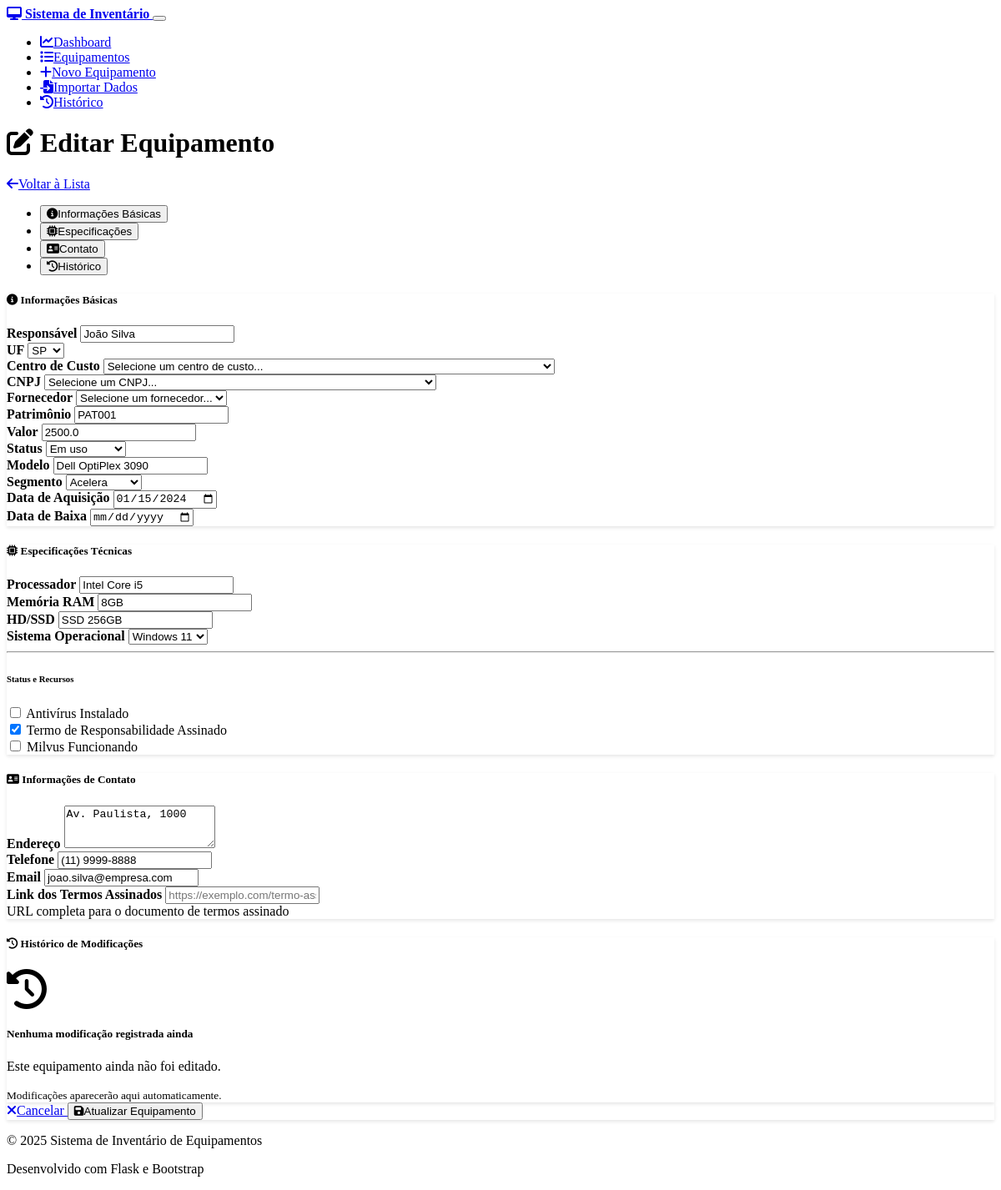
The page /equipment/5/edit on the database as committed earlier.
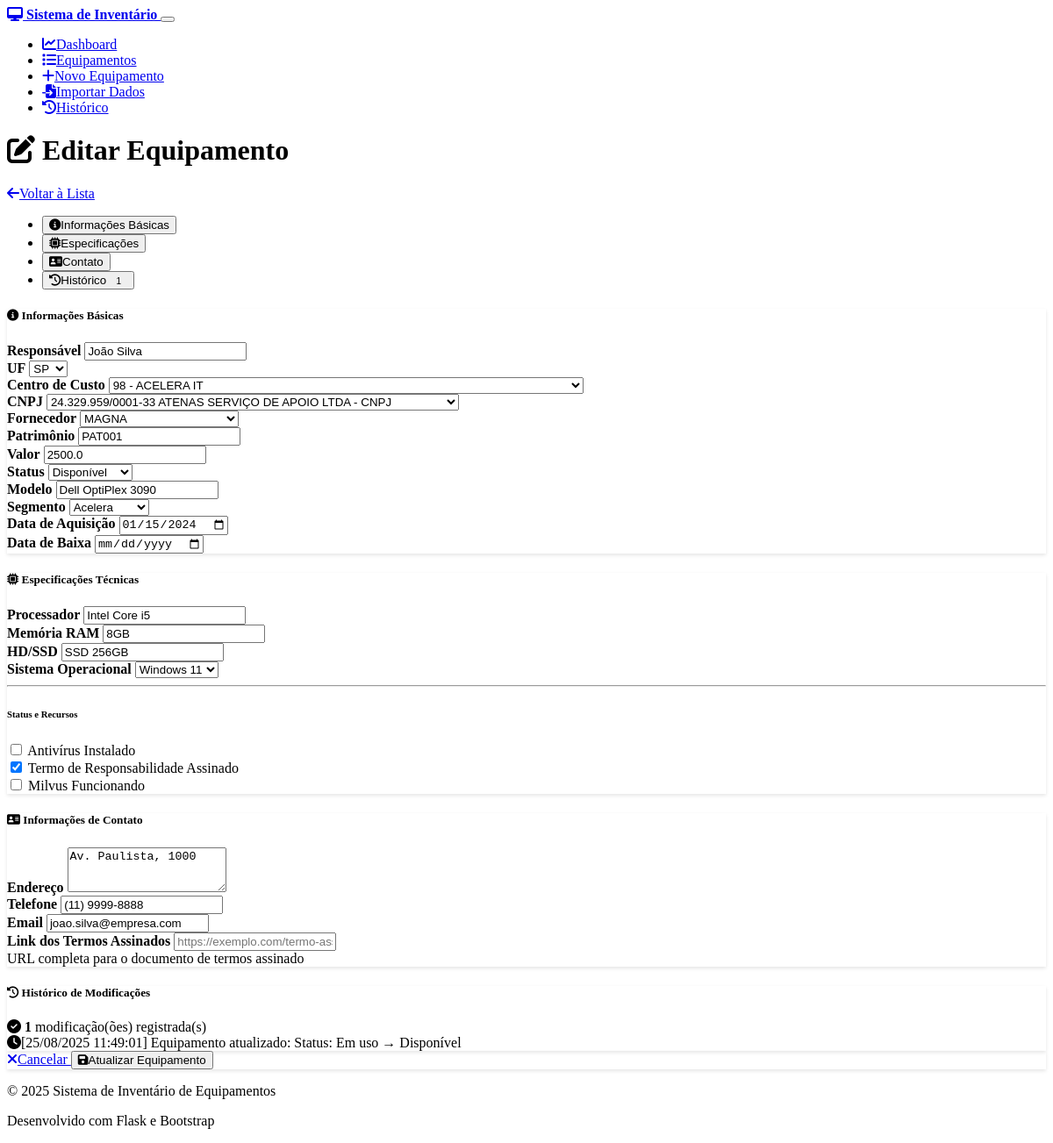
The same page on the database as committed later.
### models.py (models this page shows, shortened)
class Equipment(db.Model):
    __tablename__ = 'equipment'
    id = db.Column(db.Integer, primary_key=True)
    responsavel = db.Column(db.String(100), nullable=False)
    uf = db.Column(db.String(2), nullable=False)
    cc = db.Column(db.String(20), nullable=False)  # Centro de Custo
    cnpj = db.Column(db.Text, nullable=False)  # Mudando para Text para permitir múltiplos CNPJs
    fornecedor = db.Column(db.String(100), nullable=True)  # Novo campo fornecedor
    modelo = db.Column(db.String(100), nullable=False)
    status = db.Column(db.String(50), nullable=False, default='Em uso')
    patrimonio = db.Column(db.String(50), unique=True, nullable=False)
    valor = db.Column(db.Float, nullable=False, default=0.0)
    marca = db.Column(db.String(50), nullable=True)
    processador = db.Column(db.String(100), nullable=True)
    memoria_ram = db.Column(db.String(20), nullable=True)
    hd_ssd = db.Column(db.String(50), nullable=True)
    sistema_operacional = db.Column(db.String(50), nullable=True)
    antivirus = db.Column(db.Boolean, default=False)
    termo_assinado = db.Column(db.Boolean, default=False)
    milvus_funcionando = db.Column(db.Boolean, default=False)
    data_aquisicao = db.Column(db.Date, nullable=True)
    data_baixa = db.Column(db.Date, nullable=True)
    created_at = db.Column(db.DateTime, default=datetime.utcnow)
    updated_at = db.Column(db.DateTime, default=datetime.utcnow, onupdate=datetime.utcnow)
    endereco = db.Column(db.String(200), nullable=True)
    telefone = db.Column(db.String(20), nullable=True)
    email = db.Column(db.String(100), nullable=True)
    link_termos = db.Column(db.String(500), nullable=True)  # Link dos termos assinados
    historico_modificacoes = db.Column(db.Text, nullable=True)  # Histórico de modificações
    def get_history(self):
        import json
        if not self.historico_modificacoes:
            return []
        try:
            historico = json.loads(self.historico_modificacoes)
            if isinstance(historico, list):
                return historico
            else:
                return [str(historico)]
        except:
            return [str(self.historico_modificacoes)]  # Fallback for non-JSON data

### routes.py (the view, shortened to what this page needs)
@app.route('/equipment/<int:id>/edit', methods=['GET', 'POST'])
def equipment_edit(id):
    equipment = Equipment.query.get_or_404(id)
    form = EquipmentForm(obj=equipment)
    return render_template('equipment_form.html', form=form, title='Editar Equipamento', equipment=equipment)

### templates/equipment_form.html (shortened to what the changed rows need)
{% extends "base.html" %}
{% block content %}
<div class="row">
    <div class="col-12">
        <div class="d-flex justify-content-between align-items-center mb-4">
            <h1>
                <i class="fas fa-{% if equipment %}edit{% else %}plus{% endif %} me-2"></i>
                {{ title }}
            </h1>
        </div>
    </div>
</div>
<div class="row">
    <div class="col-12">
        <ul class="nav nav-tabs mb-4" id="equipmentTabs" role="tablist">
            <li class="nav-item" role="presentation">
                <button class="nav-link" id="history-tab" data-bs-toggle="tab" data-bs-target="#history" type="button" role="tab">
                    <i class="fas fa-history me-2"></i>Histórico
                    {% if equipment and equipment.get_history() %}
                        <span class="badge bg-primary ms-1">{{ equipment.get_history()|length }}</span>
                    {% endif %}
                </button>
            </li>
        </ul>
        <form method="POST" novalidate>
            <div class="tab-content" id="equipmentTabContent">
                <div class="tab-pane fade show active" id="basic" role="tabpanel">
                    <div class="card mb-4">
                        <div class="card-body">
                            <div class="row">
                                <div class="col-md-6 mb-3">
                                    {{ form.responsavel.label(class="form-label") }}
                                    {{ form.responsavel(class="form-control" + (" is-invalid" if form.responsavel.errors else "")) }}
                                </div>
                                <div class="col-md-3 mb-3">
                                    {{ form.uf.label(class="form-label") }}
                                    {{ form.uf(class="form-select" + (" is-invalid" if form.uf.errors else "")) }}
                                </div>
                                <div class="col-md-3 mb-3">
                                    {{ form.cc.label(class="form-label") }}
                                    {{ form.cc(class="form-select" + (" is-invalid" if form.cc.errors else "")) }}
                                </div>
                            </div>
                            <div class="row">
                                <div class="col-md-6 mb-3">
                                    {{ form.cnpj.label(class="form-label") }}
                                    {{ form.cnpj(class="form-select" + (" is-invalid" if form.cnpj.errors else "")) }}
                                </div>
                                <div class="col-md-6 mb-3">
                                    {{ form.fornecedor.label(class="form-label") }}
                                    {{ form.fornecedor(class="form-select" + (" is-invalid" if form.fornecedor.errors else "")) }}
                                </div>
                            </div>
                            <div class="row">
                                <div class="col-md-4 mb-3">
                                    {{ form.patrimonio.label(class="form-label") }}
                                    {{ form.patrimonio(class="form-control" + (" is-invalid" if form.patrimonio.errors else "")) }}
                                </div>
                                <div class="col-md-4 mb-3">
                                    {{ form.valor.label(class="form-label") }}
                                    {{ form.valor(class="form-control" + (" is-invalid" if form.valor.errors else ""), step="0.01") }}
                                </div>
                                <div class="col-md-4 mb-3">
                                    {{ form.status.label(class="form-label") }}
                                    {{ form.status(class="form-select" + (" is-invalid" if form.status.errors else "")) }}
                                </div>
                            </div>
                            <div class="row">
                                <div class="col-md-6 mb-3">
                                    {{ form.modelo.label(class="form-label") }}
                                    {{ form.modelo(class="form-control" + (" is-invalid" if form.modelo.errors else "")) }}
                                </div>
                                <div class="col-md-6 mb-3">
                                    {{ form.marca.label(class="form-label") }}
                                    {{ form.marca(class="form-control") }}
                                </div>
                            </div>
                            <div class="row">
                                <div class="col-md-6 mb-3">
                                    {{ form.data_aquisicao.label(class="form-label") }}
                                    {{ form.data_aquisicao(class="form-control") }}
                                </div>
                                <div class="col-md-6 mb-3">
                                    {{ form.data_baixa.label(class="form-label") }}
                                    {{ form.data_baixa(class="form-control") }}
                                </div>
                            </div>
                        </div>
                    </div>
                </div>
                <div class="tab-pane fade" id="specs" role="tabpanel">
                    <div class="card mb-4">
                        <div class="card-body">
                            <div class="row">
                                <div class="col-md-4 mb-3">
                                    {{ form.processador.label(class="form-label") }}
                                    {{ form.processador(class="form-control") }}
                                </div>
                                <div class="col-md-4 mb-3">
                                    {{ form.memoria_ram.label(class="form-label") }}
                                    {{ form.memoria_ram(class="form-control") }}
                                </div>
                                <div class="col-md-4 mb-3">
                                    {{ form.hd_ssd.label(class="form-label") }}
                                    {{ form.hd_ssd(class="form-control") }}
                                </div>
                            </div>
                            <div class="row">
                                <div class="col-md-6 mb-3">
                                    {{ form.sistema_operacional.label(class="form-label") }}
                                    {{ form.sistema_operacional(class="form-select") }}
                                </div>
                            </div>
                            <div class="row">
                                <div class="col-md-4 mb-3">
                                    <div class="form-check">
                                        {{ form.antivirus(class="form-check-input") }}
                                        {{ form.antivirus.label(class="form-check-label") }}
                                    </div>
                                </div>
                                <div class="col-md-4 mb-3">
                                    <div class="form-check">
                                        {{ form.termo_assinado(class="form-check-input") }}
                                        {{ form.termo_assinado.label(class="form-check-label") }}
                                    </div>
                                </div>
                                <div class="col-md-4 mb-3">
                                    <div class="form-check">
                                        {{ form.milvus_funcionando(class="form-check-input") }}
                                        {{ form.milvus_funcionando.label(class="form-check-label") }}
                                    </div>
                                </div>
                            </div>
                        </div>
                    </div>
                </div>
                <div class="tab-pane fade" id="contact" role="tabpanel">
                    <div class="card mb-4">
                        <div class="card-body">
                            <div class="row">
                                <div class="col-md-12 mb-3">
                                    {{ form.endereco.label(class="form-label") }}
                                    {{ form.endereco(class="form-control", rows="3") }}
                                </div>
                            </div>
                            <div class="row">
                                <div class="col-md-6 mb-3">
                                    {{ form.telefone.label(class="form-label") }}
                                    {{ form.telefone(class="form-control") }}
                                </div>
                                <div class="col-md-6 mb-3">
                                    {{ form.email.label(class="form-label") }}
                                    {{ form.email(class="form-control" + (" is-invalid" if form.email.errors else "")) }}
                                </div>
                            </div>
                            <div class="row">
                                <div class="col-md-12 mb-3">
                                    {{ form.link_termos.label(class="form-label") }}
                                    {{ form.link_termos(class="form-control" + (" is-invalid" if form.link_termos.errors else "")) }}
                                    <div class="form-text">URL completa para o documento de termos assinado</div>
                                </div>
                            </div>
                        </div>
                    </div>
                </div>
                <div class="tab-pane fade" id="history" role="tabpanel">
                    <div class="card mb-4">
                        <div class="card-body">
                            {% if equipment and equipment.get_history() %}
                                <div class="alert alert-success mb-3">
                                    <i class="fas fa-check-circle me-2"></i>
                                    <strong>{{ equipment.get_history()|length }}</strong> modificação(ões) registrada(s)
                                </div>
                                <div class="timeline">
                                    {% for entry in equipment.get_history()[::-1] %}
                                    <div class="timeline-item mb-3">
                                        <div class="alert alert-primary mb-0">
                                            <i class="fas fa-clock me-2"></i>{{ entry }}
                                        </div>
                                    </div>
                                    {% endfor %}
                                </div>
                            {% else %}
                                <div class="text-center text-muted py-4">
                                    <i class="fas fa-history fa-3x mb-3 text-secondary"></i>
                                    {% if equipment %}
                                        <h5>Nenhuma modificação registrada ainda</h5>
                                        <p>Este equipamento ainda não foi editado.</p>
                                        <small class="text-muted">Modificações aparecerão aqui automaticamente.</small>
                                    {% endif %}
                                </div>
                            {% endif %}
                        </div>
                    </div>
                </div>
            </div>
        </form>
    </div>
</div>
{% endblock %}

Rows that differ between the two databases and show on the page:
changed Equipment "João Silva": cc "Selecione um centro de custo..." → "98 - ACELERA IT"; cnpj "Selecione um CNPJ..." → "24.329.959/0001-33 ATENAS SERVIÇO DE APOIO LTDA - CNPJ"; fornecedor "Selecione um fornecedor..." → "MAGNA"; status "Em uso" → "Disponível"
Other text that changed with them:
{{ equipment.get_history()|length }}: (not shown) → "1"
text no longer shown: "Nenhuma modificação registrada ainda Este equipamento ainda não foi editado. Modificações aparecerão aqui automaticamente."
text now shown: "modificação(ões) registrada(s)"
new list line: "[25/08/2025 11:49:01] Equipamento atualizado: Status: Em uso → Disponível"
